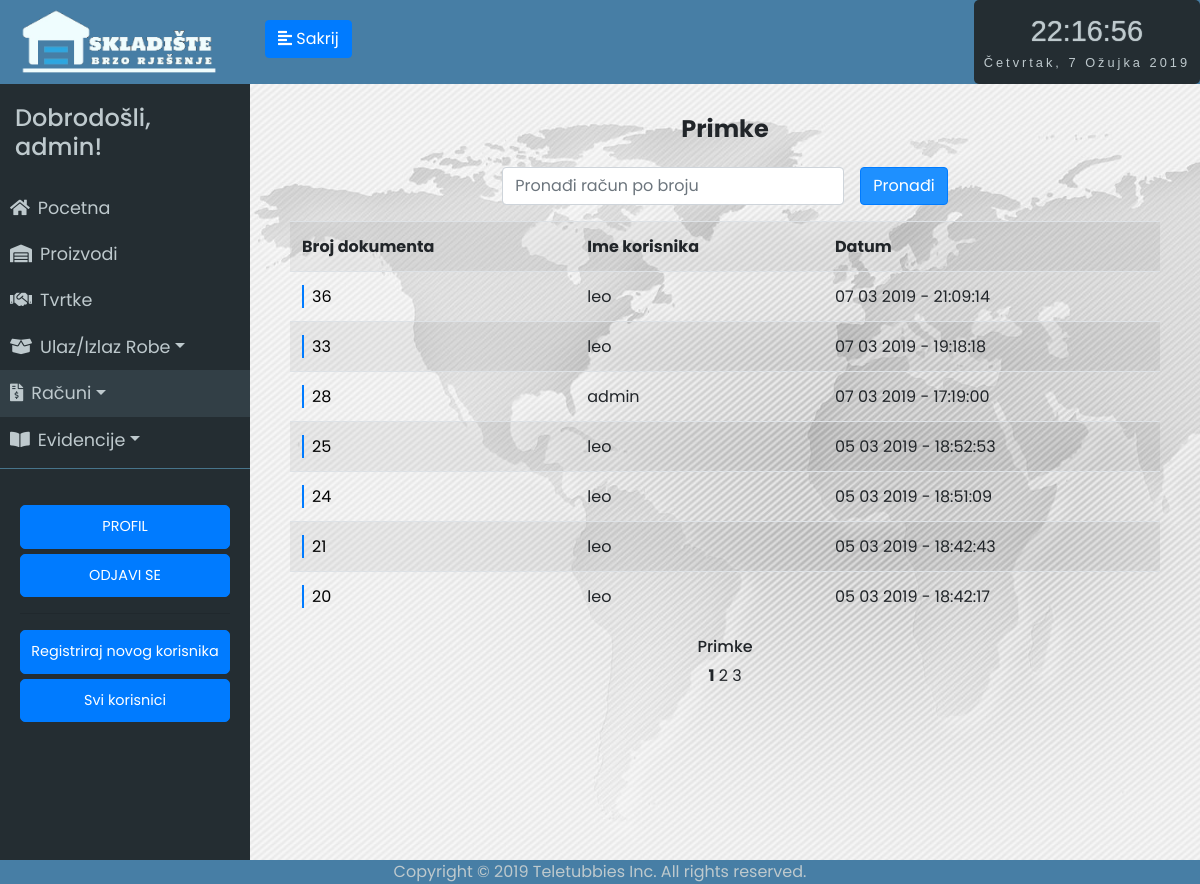
Screenshot of /receipts_unosa/1 (signed in) with the database file from the repository.
### app/models.py (models this page shows, shortened)
class User(UserMixin, db.Model):
	id = db.Column(db.Integer, primary_key=True)
	username = db.Column(db.String(64), index=True, unique=True)
	email = db.Column(db.String(120), index=True, unique=True)
	password_hash = db.Column(db.String(128))
	last_seen = db.Column(db.DateTime, default=datetime.utcnow)
	evidencija = db.relationship('Evidencija', backref='user', lazy='dynamic')

class Receipt(db.Model):
	id = db.Column(db.Integer, primary_key=True)
	status = db.Column(db.String(64))
	date = db.Column(db.DateTime, default=datetime.utcnow)
	receipt_type = db.Column(db.String(64))
	evidencija = db.relationship('Evidencija', backref='receipt', lazy='dynamic')
	storno_date = db.Column(db.DateTime, nullable=True)
	storno_user = db.Column(db.String(64), nullable=True)

### app/routes.py (the view)
@app.route('/receipts_unosa/<int:page_num>', methods=['GET', 'POST'])
@login_required
def receipts_unosa(page_num):
	form = SearchReceiptNumber()
	if form.submit.data:
		if form.validate_on_submit():
			receipts = Receipt.query.filter_by(id=form.number.data, receipt_type="unos", status="active").order_by(Receipt.date.desc()).paginate(per_page=7, page=1, error_out=True)
			return render_template('receipts_unosa.html', title='Racuni', receipts=receipts, form = form)
	receipts = Receipt.query.filter_by(receipt_type="unos", status="active").order_by(Receipt.date.desc()).paginate(per_page=7, page=page_num, error_out=True)
	return render_template('receipts_unosa.html', title='Racuni', receipts=receipts, form = form)

### app/forms.py
class SearchReceiptNumber(FlaskForm):
	number = IntegerField('Broj računa', validators=[Optional()])
	submit = SubmitField('Pronađi')

### app/models.py (called while the page is built)
@login.user_loader
def load_user(id):
	return User.query.get(int(id))

### app/routes.py (called while the page is built)
@app.before_request
def before_request():
	if current_user.is_authenticated:
		current_user.last_seen = datetime.utcnow()
		db.session.commit()

### app/templates/receipts_unosa.html (shortened to what this page needs)
{% extends "base.html" %}
{% block racuni %}active{% endblock %}
{% block content %}
<div class="unos-p">
    <h4><strong>Primke</strong></h4>
    <div class="row justify-content-md-center">
        <form class=" form" action="" method="post" novalidate="" autocomplete="off">
            <div class="form-inline row justify-content-md-center">
                <div class="form-group autocomplete">
                    {{ form.number(size=32, class="form-control", placeholder="Pronađi račun po broju", id="myInput") }}
                </div>
                <div class="form-group">
                    {{ form.submit(type="submit", class="btn btn-primary ml-3") }}
                </div>
            </div>
        </form>
    </div>
    <table class="table table-striped">
        <tr>
            <th>Broj dokumenta</th>
            <th>Ime korisnika</th>
            <th>Datum</th>
        </tr>
    {% for receipt in receipts.items %}
        <tr>
            <td><a href="/receipt/{{receipt.id}}" class="dekoracija">{{ receipt.id }}</a></td>
            <td>{{ receipt.evidencija.first().user.username }}</td>
            <td>{{ receipt.date.strftime('%d %m %Y - %H:%M:%S') }}</td>
        </tr></a>
    {% endfor %}
    </table>
<h6>Primke</h6>
            {% for page in receipts.iter_pages(left_edge=3, right_edge=3, left_current=3, right_current=3) %}
                {% if page %}
                    {% if page != receipts.page %}
                            <a href="{{ url_for('receipts_unosa', page_num=page) }}">{{ page }}</a>
                    {% else %}
                        <strong>{{ page }}</strong>
                    {% endif %}
                {% else %}
                    <span class=ellipsis>…</span>
                {% endif %}
            {% endfor %}
{% endblock %}

### app/templates/base.html (shortened to what this page needs)
<html>
<head>
	<link rel="stylesheet" href="https://stackpath.bootstrapcdn.com/bootstrap/4.2.1/css/bootstrap.min.css" integrisha384-GJzZqFGwb1QTTN6wy59ffF1BuGJpLSa9DkKMp0DgiMDm4iYMj70gZWKYbI706tWS">
	<link href="../static/style.css" type="text/css" rel="stylesheet">
	<link rel="stylesheet" href="https://use.fontawesome.com/releases/v5.7.1/css/all.css">
</head>
<body onload="startTime()">
	<div class="wrapper">
	<nav id="sidebar">
		<div class="sidebar-header ">
			<img src="../static/logo5.png" style="width: 200px; height: auto;">
		</div>
		<ul class="list-unstyled components" id="navigation">
			<h4>Dobrodošli, {{ current_user.username }}!</h4>
			<li class="{% block index %}{% endblock %}">
				<a href="{{ url_for('index') }}"><i class="fas fa-home mr-2"></i>Pocetna</a>
			</li>
			<li class="{% block stanje_skladista %}{% endblock %}">
				<a href="{{ url_for('stanje_skladista1') }}"><i class="fas fa-warehouse mr-2"></i>Proizvodi</a>
			</li>
			<li class="{% block dobavljaci %}{% endblock %}">
				<a href="{{ url_for('tvrtke1') }}"><i class="fas fa-handshake mr-2"></i>Tvrtke</a>
			</li>
			<li class="{% block ulaz_izlaz %}{% endblock %}">
				<a href="#pageSubmenu2" data-toggle="collapse" aria-expanded="false" class="dropdown-toggle"><i class="fas fa-box-open mr-2"></i>Ulaz/Izlaz Robe</a>
			</li>
			<li class="{% block racuni %}{% endblock %}">
				<a href="#pageSubmenu3" data-toggle="collapse" aria-expanded="false" class="dropdown-toggle"><i class="fas fa-file-invoice-dollar mr-2"></i>Računi</a>
			</li>
			<li class="{% block evidencije %}{% endblock %}">
				<a href="#pageSubmenu" data-toggle="collapse" aria-expanded="false" class="dropdown-toggle"><i class="fas fa-book-open mr-2"></i>Evidencije</a>
			</li>
		</ul>
		<ul class="list-unstyled CTAs">
                <li>
                    <a href="{{ url_for('user', username=current_user.username) }}" class="btn btn-primary hover-plava">PROFIL</a>
                </li>
                <li>
                    <a href="{{ url_for('logout') }}" class="btn btn-primary hover-plava">ODJAVI SE</a>
                </li>
                {%  if current_user.username == "admin"%}
                <hr>
                    <li>
                        <a href="{{ url_for('register') }}" class="btn btn-primary hover-plava">Registriraj novog korisnika</a>
                    </li>
                    <li>
                        <a href="{{ url_for('svi_korisnici1') }}" class="btn btn-primary hover-plava">Svi korisnici</a>
                    </li>
                {% endif %}
            </ul>
	</nav>
		<div class="tijelo">
	        <div class="plava-pozadina">
	        	<div class="d-flex bd-highlight">
	  				<div class="bd-highlight">
		            	<button type="button" id="sidebarCollapse" class="btn btn-primary">
			                <i class="fas fa-align-left"></i>
			                <span class="sakrij-tipku"></span>
		            	</button>
		            </div>
	  				<div class="ml-auto bd-highlight">
	  					<div id="clockdate">
		  					<div class="clockdate-wrapper">
		    					<div id="clock"></div>
		    					<div id="date"></div>
		  					</div>
						</div>
					</div>
				</div>
	    	</div>
			<div class="plavo">
			{% block content %}
			{% endblock %}
			</div>
		</div>
<footer>Copyright © 2019 Teletubbies Inc. All rights reserved.</footer>
</body>
</html>

### app/static/style.css (style rules this page uses)
body { font-family: 'Poppins', sans-serif; background: #fafafa; }
h4 { padding: 15px; }
.wrapper { display: flex; width: 100%; align-items: stretch; }
a, a:hover, a:focus { color: inherit; text-decoration: none; transition: all 0.3s; }
#sidebar { min-width: 250px; max-width: 250px; min-height: 100vh; background: #242d32; color: #bec9cd; transition: all 0.3s; }
#sidebarCollapse { margin-top: 20px; margin-left: 15px; }
#sidebar .sidebar-header { padding: 7.5px 20px; background: #477ea5; color: #f0fdfe; }
#sidebar ul.components { padding: 5px 0; border-bottom: 1px solid #47748b; }
#sidebar ul li a { padding: 10px; font-size: 1.1em; display: block; }
#sidebar ul li.active > a, a[aria-expanded="true"] { color: #bec9cd; background: #323f46; }
ul.CTAs { padding: 20px; }
ul.CTAs a { text-align: center; font-size: 0.9em !important; display: block; border-radius: 5px; margin-bottom: 5px; }
.tijelo { display: inline-block; width: 100%; }
.plavo { display: inline-block; width: 100%; text-align: center; }
.plava-pozadina { background-color: #477ea5; display: inline-block; width: 100%; height: 84px; }
.unos-p { padding-top: 2vh; padding-left: 5vh; padding-right: 5vh; background-image: url('map.jpg'); height: 100vh; }
.sakrij-tipku:before { content: 'Sakrij'; }
.clockdate-wrapper { background-color: #242d32; padding:10px; max-width:350px; width:100%; text-align:center; border-radius:5px; margin:0 auto; height: 84px; }
#clock { background-color:#242d32; font-family: sans-serif; font-size:1.8rem; text-shadow:0px 0px 1px #bec9cd; color:#bec9cd; }
#date { letter-spacing:3px; font-size:0.8rem; font-family:arial,sans-serif; color:#bec9cd; }
footer { position: fixed; left: 0; bottom: 0; width: 100%; background-color: #477ea5; color: #bec9cd; text-align: center; }
.dekoracija { background: linear-gradient( to right, var(--mainColor) 0%, var(--mainColor) 2px, transparent 2px ); background-repeat: repeat-x; background-size: 100%; color: #000; padding-left: 10px; text-decoration: none; padding: 0 10px; }
:root { --mainColor: #007bff; }
.autocomplete { position: relative; display: inline-block; }
input { border: 1px solid transparent; background-color: #f1f1f1; padding: 10px; font-size: 16px; }
input[type=submit] { background-color: DodgerBlue; color: #fff; }

### rows the page displays
User: username "admin"
Receipt: id "36", evidencija.first "leo", date "07 03 2019 - 21:09:14"
Receipt: id "33", evidencija.first "leo", date "07 03 2019 - 19:18:18"
Receipt: id "28", evidencija.first "admin", date "07 03 2019 - 17:19:00"
Receipt: id "25", evidencija.first "leo", date "05 03 2019 - 18:52:53"
Receipt: id "24", evidencija.first "leo", date "05 03 2019 - 18:51:09"
Receipt: id "21", evidencija.first "leo", date "05 03 2019 - 18:42:43"
Receipt: id "20", evidencija.first "leo", date "05 03 2019 - 18:42:17"

### other values shown
{{ page }} "1"
{{ page }} "2" "3"
